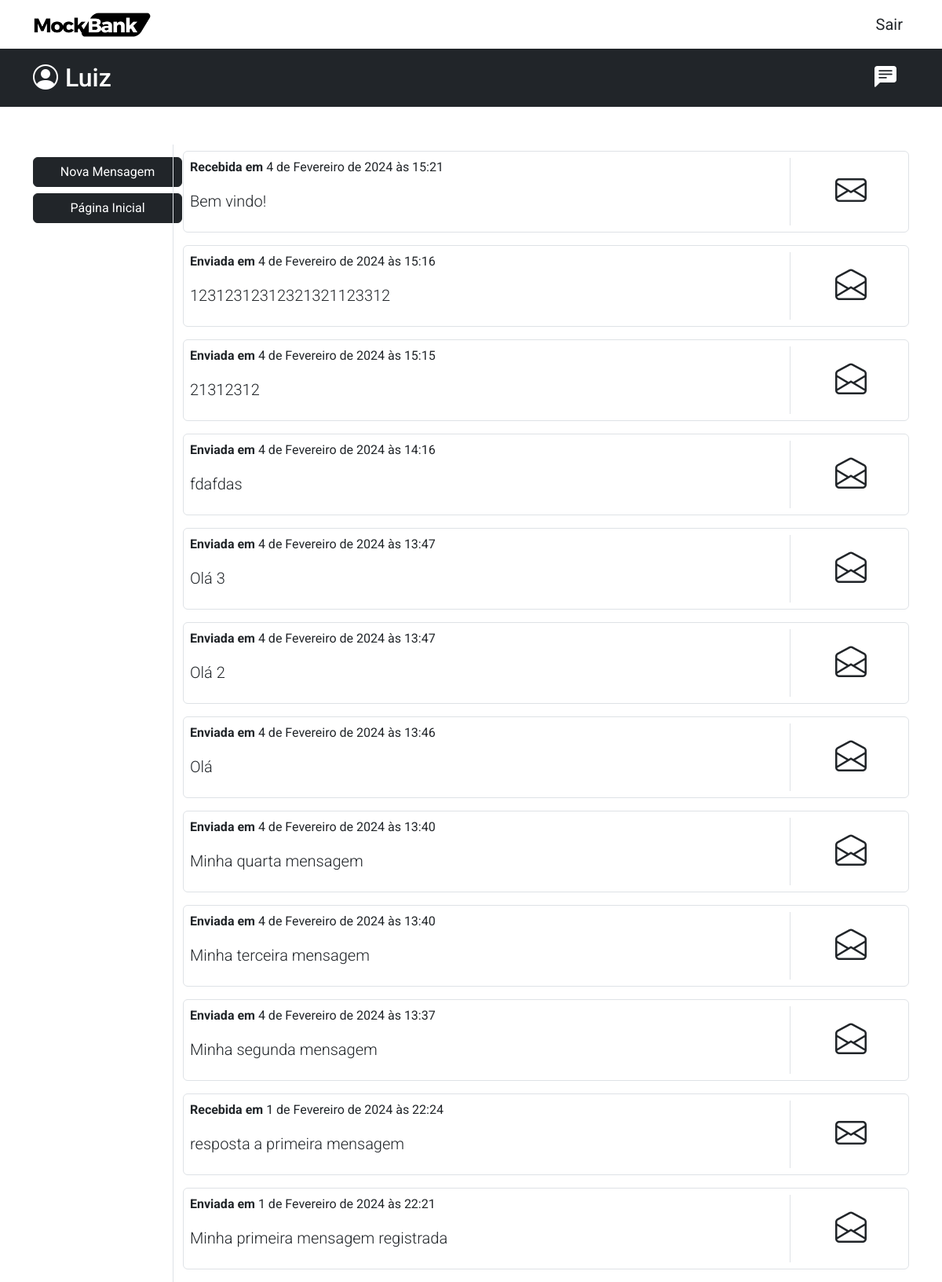
Page /user/messages/ (signed in) on the earlier database version.
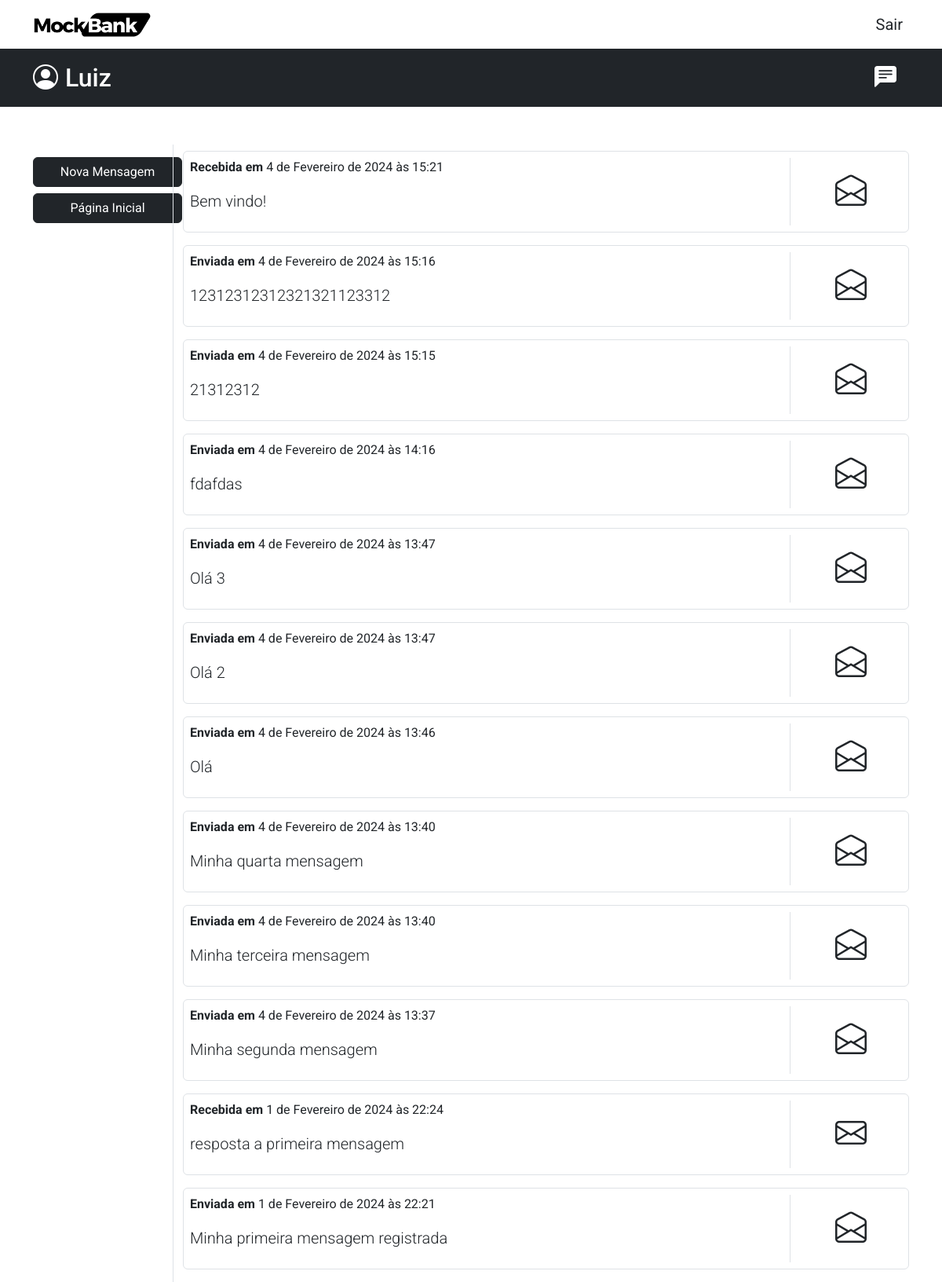
Same page on the later database version.
### user/models.py (models this page shows, shortened)
class UserMessages(models.Model):
    message_id = models.UUIDField(primary_key=True, default=uuid.uuid4, editable=False)
    subject = models.CharField(max_length=100)
    message_content = models.TextField()
    created_at = models.DateTimeField(auto_now_add=True, editable=False)
    response_from = models.OneToOneField('self', on_delete=models.CASCADE, null=True)
    message_from = models.ForeignKey(DjangoUser, on_delete=models.CASCADE, related_name='message_from')
    message_to = models.ForeignKey(DjangoUser, on_delete=models.CASCADE, related_name='message_to')
    message_read = models.BooleanField(default=False)
    class Meta:
        ordering = ["-created_at"]

### user/views.py (the view)
# urls.py: path('user/messages/', views.ListMessageUser.as_view(), name='list_messages'),
@method_decorator(login_required(login_url='user:login'), name='dispatch')
class ListMessageUser(ListView):
    model = UserMessages
    template_name = 'list_messages.html'
    context_object_name = 'messages'
    def get_context_data(self, **kwargs: Any) -> dict[str, Any]:
        context = super().get_context_data(**kwargs)
        context['messages'] = UserMessages.objects.filter(Q(message_to = self.request.user) | Q(message_from = self.request.user))
        return context

### user/templates/list_messages.html
{% extends "global/base.html" %}
{% block content %}
<main>
    <div class="container mt-5">
        <div class="row">
            <div class="col-12 col-lg-2 text-end mt-3 mb-3 mb-lg-0">
                <a href={% url "user:create_message" %} class="btn btn-dark" style="width: 190px;">
                    Nova Mensagem
                </a>
                <a href={% url "user:home" %} class="btn btn-dark mt-2" style="width: 190px;">
                    Página Inicial
                </a>
            </div>
            <div class="col-12 col-lg-10 border-start">
                <div class="col-12 mt-2 mb-3">
                    {% if messages %}
                    {% for content in messages %}
                    <a href={% url "user:detail_message" message_id=content.message_id %} class="border rounded d-block p-2 link-underline-opacity-0 link-underline mb-3">
                        <div class="row">
                            <div class="col-10">
                                <p class="text-dark">
                                    {% if content.message_from == user %}
                                    <strong>Enviada em</strong>
                                    {% else %}
                                    <strong>Recebida em</strong>
                                    {% endif %}
                                    {{ content.created_at }}
                                </p>
                                <p class="lead text-dark"> {{ content.subject }} </p>
                            </div>
                            <div class="col-lg-2 border-start  d-flex justify-content-center align-items-center">
                                {% if content.message_read or content.message_from == user %}
                                <i class="bi bi-envelope-open text-dark fs-1"></i>
                                {% else %}
                                <i class="bi bi-envelope text-dark  fs-1"></i>
                                {% endif %}
                            </div>
                        </div>
                    </a>
                    {% endfor %}
                    {% else %}
                    <p class="lead">Você não possui nenhuma mensagem.</p>
                    {% endif %}
                </div>
            </div>
        </div>
    </div>
</main>
{% endblock content %}

Differences in the rows shown:
changed UserMessages "Bem vindo!": message_read False → True (drawn)
